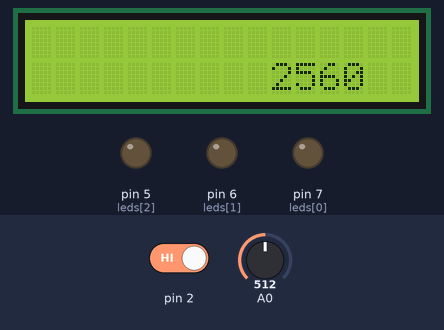
This sketch was run on a simulated Arduino Uno, built with avr-gcc and run on an emulated ATmega328P. On the bench: 16×2 character LCD, output pins drawn as LEDs (lit = HIGH). Inputs (shaded band) come from the test bench; at power-on: pin 2 HIGH, A0 = 512. Random numbers use the default seed unless the sketch sets one; what the sketch prints to the serial monitor is not drawn.

Above: at 1.6 s.
1.7 s: pin 2 driven LOW
At 2.3 s:
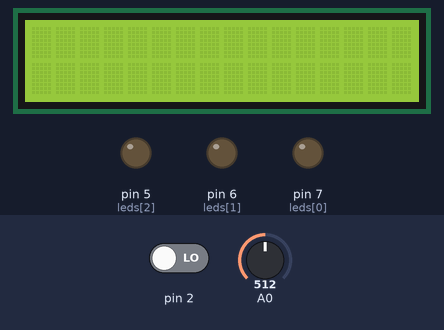
3.2 s: pin 2 driven HIGH
At 5.4 s:
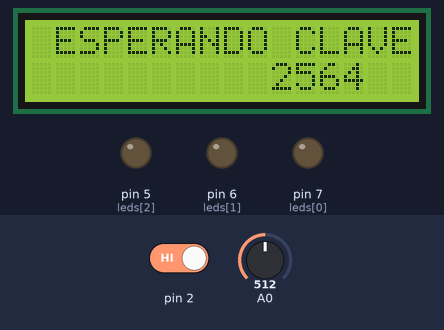
Timing chart, 0 to 6.9 s (numbered marks = the images above; inputs shaded):
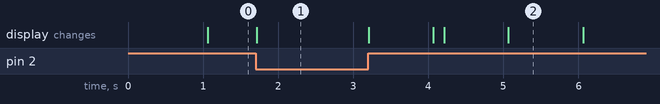

The sketch:

AcostaMaxel_Lab4.ino
```cpp
#include<TimerOne.h>
#include <MsTimer2.h>
#include <Wire.h>
#include <LiquidCrystal.h>
#include <EEPROM.h>
#include<avr/wdt.h>
LiquidCrystal lcd(13, 12, 11, 10, 9, 8);
int leds[]={7,6,5};
int sensores=4;
int n;
int i;
int min;
int guardado;
int hora=0;
int ON=0;
int per=0;
String clave;
int clave1;
int cont=0;
int tiempo=20;
void setup() {
   min=EEPROM.read(2);
   hora=EEPROM.read(4);
   pinMode(sensores,INPUT);
  for(i=0;i<3;i++){
    pinMode(leds[i],OUTPUT);
    randomSeed(analogRead(0));

  }
    MsTimer2::set(1000,reloj);
    Serial.begin(9600);
    lcd.begin(16,2);
    attachInterrupt(0, SistemaON,LOW);
    Timer1.initialize(1000000);
    Timer1.attachInterrupt(Respaldo);
}

void loop() {
  if(ON==2){
    clave=Serial.readString();
    clave1=clave.toInt();
    lcd.setCursor(1,0);
    lcd.print("ESPERANDO CLAVE");

  }
}
void SistemaON(){
  switch(ON){
          case 0:
          lcd.clear();
            Serial.println("INICIO");
            ON ++;
          break;
          case 1:
             Serial.println("DIGITE CLAVE");
            ON ++;
          break;
          case 2:
             if(clave1==8956){
             Serial.println("CLAVE CORRECTA");
             ON ++;
             }else{
              ON=0;
             }
          break;
          case 3:
            Serial.println("CONTEO REGRESIVO");
            MsTimer2::start();
            lcd.clear();
          ON++;
          break;
          case 4:
            Serial.println("ALARMA TERMINADA");
            MsTimer2::stop();
          ON=0;
          cont=0;
          per=0;
          break;
  }

}
void reloj(){
  cont++;
  if(tiempo>0){
     if(digitalRead(sensores)==HIGH){
      per=per+1;
      Serial.println(String("PERSONAS FUERA: ")+String(per));
     }
    for(i=0;i<3;i++){
    n=random(0,4);
    digitalWrite(leds[n],HIGH);
    digitalWrite(leds[n-1],LOW);
    }
  }
   lcd.setCursor(1,0);
   lcd.print("TIEMPO DE ESCAPE :");
   lcd.setCursor(1,1);
   lcd.print(tiempo-cont);
   if(tiempo-cont==0){
        MsTimer2::stop();
        Serial.println("ALARMA TERMINADA");
        lcd.setCursor(1,0);
        lcd.print("ALARMA TERMINADA");
        ON=0;
        cont=0;
        per=0;
   }

}
void Respaldo(){
  min++;
  if(min>59){
    min=0;
    if(min==0){
      hora++;
      if(hora>23){
        hora==0;
      }
    }
  }
   if(min==55){
    EEPROM.write(2,min);
    EEPROM.write(4,hora);
  }

  lcd.setCursor(13,1);
  lcd.print(min);
  lcd.setCursor(12,1);
  lcd.print(":");
  lcd.setCursor(10,1);
  lcd.print(hora);
}
```

Measured:
- after the input at 3.2 s, the display: first changes at once (image 2 shows a later state)
